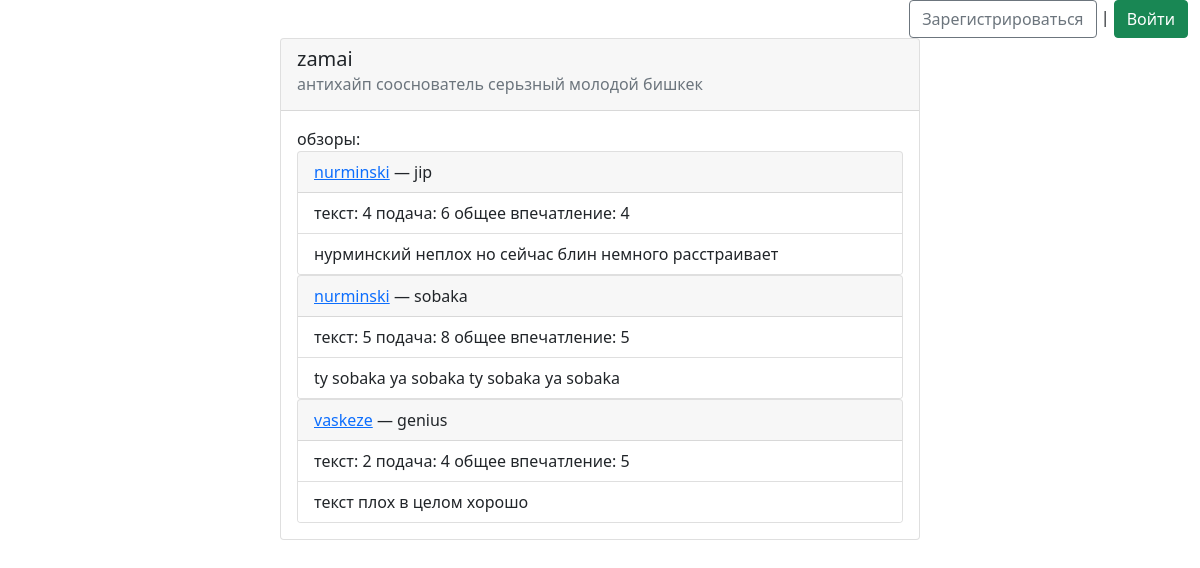
Page /dude/2/ on the committed database.
### polls/models.py (models this page shows, shortened)
class Dude(models.Model):
    user = models.OneToOneField(User, on_delete=models.CASCADE)
    bio = models.TextField()
    photo = models.CharField(max_length=150) # путь до картинки
    is_judge = models.BooleanField(default=False)
    def __str__(self):
        return self.user.username

class Review(models.Model):
    author = models.ForeignKey(Dude, on_delete=models.PROTECT)
    song = models.ForeignKey(Song, on_delete=models.CASCADE, default = None)
    text_score = models.IntegerField(default=0)
    flow_score = models.IntegerField(default=0)
    general_score = models.IntegerField(default=0)
    pub_date = models.DateTimeField('date published', auto_now = True)
    comment = models.TextField()

class Song(models.Model):
    author = models.ForeignKey(Dude, on_delete=models.CASCADE)
    title = models.CharField(max_length=50)
    pub_date = models.DateTimeField('date published', auto_now = True)
    lyrics = models.TextField()

### polls/views.py (the view)
# urls.py: path('dude/<int:dude_id>/', views.view_dude, name='view_dude'),
def view_dude(request, dude_id):
    try:
        dude = Dude.objects.get(id=dude_id)
    except:
        raise Http404("Такого dude не существует")
    if (str(request.user)  == str(dude) ):
        adress = 'polls/myprofile.html'
    else: adress = 'polls/userpage.html'
    if dude.is_judge:
        review_list = dude.review_set.all()
        return render(request, adress, {'user':dude, 'review_list':review_list})
    else:
        song_list = dude.song_set.all()
        return render(request, adress, {'user':dude, 'song_list':song_list})

### vova/templates/polls/userpage.html (shortened to what this page needs)
 {% extends 'base.html' %}
{% block content %}
<div class="card" style="width: 40rem;">
    <div class="card-header">
      <h5 class="card-title">{{user}}</h5>
      <h6 class="card-subtitle mb-2 text-muted">{{user.bio}}</h6>
    </div>
    <div class="card-body">
    {% if review_list %}
        обзоры:
            {% for review in review_list %}
                <div class="card">
                    <div class="card-header">
                        <a class="card-link" href =" {% url 'polls:view_dude' review.song.author.id %} ">{{ review.song.author }}</a> — {{ review.song.title }}
                    </div>
                    <ul class="list-group list-group-flush">
                        <li class="list-group-item">текст: {{ review.text_score }} подача: {{ review.flow_score }} общее впечатление: {{ review.general_score }}</li>
                        <li class="list-group-item">{{ review.comment }}</li>
                    </ul>
                </div>
            {% endfor %}
    {% endif %}
    </div>
  </div>
{% endblock %}

### vova/templates/base.html (shortened to what this page needs)
<!DOCTYPE html>
<html lang="en">
<head>
    <link href="https://cdn.jsdelivr.net/npm/bootstrap@5.1.3/dist/css/bootstrap.min.css" rel="stylesheet">
</head>
<body>
    <div class="container-fluid text-end">
        {% if request.user.is_authenticated %}
            <a class="btn btn-outline-secondary" href =" {% url 'polls:logout'%} "> {{request.user.username}} | Выйти</a>
        {% else %}
            <a class="btn btn-outline-secondary" href =" {% url 'polls:register'%} ">Зарегистрироваться</a> |
            <a class="btn btn-success" href =" {% url 'polls:login'%} ">Войти</a>
        {% endif %}
    </div>
    <div class="container d-flex justify-content-center">
        {% block content %}  {% endblock %}
    </div>
</body>
</html>

### rows in the picture
Dude: user.username "zamai", bio "антихайп сооснователь серьзный молодой бишкек"
Review: song.author "nurminski", song "jip", text_score "4", flow_score "6", general_score "4", comment "нурминский неплох но сейчас блин немного расстраивает"
Review: song.author "nurminski", song "sobaka", text_score "5", flow_score "8", general_score "5", comment "ty sobaka ya sobaka ty sobaka ya sobaka"
Review: song.author "vaskeze", song "genius", text_score "2", flow_score "4", general_score "5", comment "текст плох в целом хорошо"
